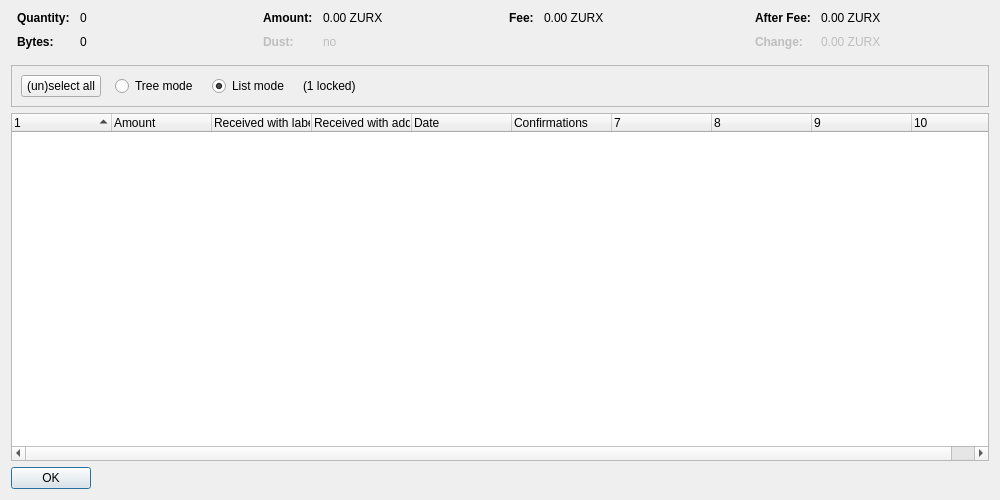
<?xml version="1.0" encoding="UTF-8"?>
<ui version="4.0">
 <class>CoinControlDialog</class>
 <widget class="QDialog" name="CoinControlDialog">
  <property name="geometry">
   <rect>
    <x>0</x>
    <y>0</y>
    <width>1000</width>
    <height>500</height>
   </rect>
  </property>
  <property name="windowTitle">
   <string>Coin Selection</string>
  </property>
  <layout class="QVBoxLayout" name="verticalLayout">
   <item>
    <layout class="QHBoxLayout" name="horizontalLayoutTop" stretch="0,0,0,0">
     <property name="topMargin">
      <number>0</number>
     </property>
     <property name="bottomMargin">
      <number>10</number>
     </property>
     <item>
      <layout class="QFormLayout" name="formLayoutCoinControl1">
       <property name="horizontalSpacing">
        <number>10</number>
       </property>
       <property name="verticalSpacing">
        <number>10</number>
       </property>
       <property name="leftMargin">
        <number>6</number>
       </property>
       <property name="rightMargin">
        <number>6</number>
       </property>
       <item row="0" column="0">
        <widget class="QLabel" name="labelCoinControlQuantityText">
         <property name="font">
          <font>
           <weight>75</weight>
           <bold>true</bold>
          </font>
         </property>
         <property name="text">
          <string>Quantity:</string>
         </property>
        </widget>
       </item>
       <item row="0" column="1">
        <widget class="QLabel" name="labelCoinControlQuantity">
         <property name="cursor">
          <cursorShape>IBeamCursor</cursorShape>
         </property>
         <property name="contextMenuPolicy">
          <enum>Qt::ActionsContextMenu</enum>
         </property>
         <property name="text">
          <string notr="true">0</string>
         </property>
         <property name="textInteractionFlags">
          <set>Qt::LinksAccessibleByMouse|Qt::TextSelectableByKeyboard|Qt::TextSelectableByMouse</set>
         </property>
        </widget>
       </item>
       <item row="1" column="0">
        <widget class="QLabel" name="labelCoinControlBytesText">
         <property name="font">
          <font>
           <weight>75</weight>
           <bold>true</bold>
          </font>
         </property>
         <property name="text">
          <string>Bytes:</string>
         </property>
        </widget>
       </item>
       <item row="1" column="1">
        <widget class="QLabel" name="labelCoinControlBytes">
         <property name="cursor">
          <cursorShape>IBeamCursor</cursorShape>
         </property>
         <property name="contextMenuPolicy">
          <enum>Qt::ActionsContextMenu</enum>
         </property>
         <property name="text">
          <string notr="true">0</string>
         </property>
         <property name="textInteractionFlags">
          <set>Qt::LinksAccessibleByMouse|Qt::TextSelectableByKeyboard|Qt::TextSelectableByMouse</set>
         </property>
        </widget>
       </item>
      </layout>
     </item>
     <item>
      <layout class="QFormLayout" name="formLayoutCoinControl2">
       <property name="horizontalSpacing">
        <number>10</number>
       </property>
       <property name="verticalSpacing">
        <number>10</number>
       </property>
       <property name="leftMargin">
        <number>6</number>
       </property>
       <property name="rightMargin">
        <number>6</number>
       </property>
       <item row="0" column="0">
        <widget class="QLabel" name="labelCoinControlAmountText">
         <property name="font">
          <font>
           <weight>75</weight>
           <bold>true</bold>
          </font>
         </property>
         <property name="text">
          <string>Amount:</string>
         </property>
        </widget>
       </item>
       <item row="0" column="1">
        <widget class="QLabel" name="labelCoinControlAmount">
         <property name="cursor">
          <cursorShape>IBeamCursor</cursorShape>
         </property>
         <property name="contextMenuPolicy">
          <enum>Qt::ActionsContextMenu</enum>
         </property>
         <property name="text">
          <string notr="true">0.00 ZURX</string>
         </property>
         <property name="textInteractionFlags">
          <set>Qt::LinksAccessibleByMouse|Qt::TextSelectableByKeyboard|Qt::TextSelectableByMouse</set>
         </property>
        </widget>
       </item>
       <item row="1" column="0">
        <widget class="QLabel" name="labelCoinControlLowOutputText">
         <property name="enabled">
          <bool>false</bool>
         </property>
         <property name="font">
          <font>
           <weight>75</weight>
           <bold>true</bold>
          </font>
         </property>
         <property name="text">
          <string>Dust:</string>
         </property>
        </widget>
       </item>
       <item row="1" column="1">
        <widget class="QLabel" name="labelCoinControlLowOutput">
         <property name="enabled">
          <bool>false</bool>
         </property>
         <property name="cursor">
          <cursorShape>IBeamCursor</cursorShape>
         </property>
         <property name="contextMenuPolicy">
          <enum>Qt::ActionsContextMenu</enum>
         </property>
         <property name="text">
          <string notr="true">no</string>
         </property>
         <property name="textInteractionFlags">
          <set>Qt::LinksAccessibleByMouse|Qt::TextSelectableByKeyboard|Qt::TextSelectableByMouse</set>
         </property>
        </widget>
       </item>
      </layout>
     </item>
     <item>
      <layout class="QFormLayout" name="formLayoutCoinControl3">
       <property name="horizontalSpacing">
        <number>10</number>
       </property>
       <property name="verticalSpacing">
        <number>10</number>
       </property>
       <property name="leftMargin">
        <number>6</number>
       </property>
       <property name="rightMargin">
        <number>6</number>
       </property>
       <item row="0" column="0">
        <widget class="QLabel" name="labelCoinControlFeeText">
         <property name="font">
          <font>
           <weight>75</weight>
           <bold>true</bold>
          </font>
         </property>
         <property name="text">
          <string>Fee:</string>
         </property>
        </widget>
       </item>
       <item row="0" column="1">
        <widget class="QLabel" name="labelCoinControlFee">
         <property name="cursor">
          <cursorShape>IBeamCursor</cursorShape>
         </property>
         <property name="contextMenuPolicy">
          <enum>Qt::ActionsContextMenu</enum>
         </property>
         <property name="text">
          <string notr="true">0.00 ZURX</string>
         </property>
         <property name="textInteractionFlags">
          <set>Qt::LinksAccessibleByMouse|Qt::TextSelectableByKeyboard|Qt::TextSelectableByMouse</set>
         </property>
        </widget>
       </item>
      </layout>
     </item>
     <item>
      <layout class="QFormLayout" name="formLayoutCoinControl4">
       <property name="horizontalSpacing">
        <number>10</number>
       </property>
       <property name="verticalSpacing">
        <number>10</number>
       </property>
       <property name="leftMargin">
        <number>6</number>
       </property>
       <property name="rightMargin">
        <number>6</number>
       </property>
       <item row="0" column="0">
        <widget class="QLabel" name="labelCoinControlAfterFeeText">
         <property name="font">
          <font>
           <weight>75</weight>
           <bold>true</bold>
          </font>
         </property>
         <property name="text">
          <string>After Fee:</string>
         </property>
        </widget>
       </item>
       <item row="0" column="1">
        <widget class="QLabel" name="labelCoinControlAfterFee">
         <property name="cursor">
          <cursorShape>IBeamCursor</cursorShape>
         </property>
         <property name="contextMenuPolicy">
          <enum>Qt::ActionsContextMenu</enum>
         </property>
         <property name="text">
          <string notr="true">0.00 ZURX</string>
         </property>
         <property name="textInteractionFlags">
          <set>Qt::LinksAccessibleByMouse|Qt::TextSelectableByKeyboard|Qt::TextSelectableByMouse</set>
         </property>
        </widget>
       </item>
       <item row="1" column="0">
        <widget class="QLabel" name="labelCoinControlChangeText">
         <property name="enabled">
          <bool>false</bool>
         </property>
         <property name="font">
          <font>
           <weight>75</weight>
           <bold>true</bold>
          </font>
         </property>
         <property name="text">
          <string>Change:</string>
         </property>
        </widget>
       </item>
       <item row="1" column="1">
        <widget class="QLabel" name="labelCoinControlChange">
         <property name="enabled">
          <bool>false</bool>
         </property>
         <property name="cursor">
          <cursorShape>IBeamCursor</cursorShape>
         </property>
         <property name="contextMenuPolicy">
          <enum>Qt::ActionsContextMenu</enum>
         </property>
         <property name="text">
          <string notr="true">0.00 ZURX</string>
         </property>
         <property name="textInteractionFlags">
          <set>Qt::LinksAccessibleByMouse|Qt::TextSelectableByKeyboard|Qt::TextSelectableByMouse</set>
         </property>
        </widget>
       </item>
      </layout>
     </item>
    </layout>
   </item>
   <item>
    <widget class="QFrame" name="frame">
     <property name="minimumSize">
      <size>
       <width>0</width>
       <height>40</height>
      </size>
     </property>
     <property name="frameShape">
      <enum>QFrame::StyledPanel</enum>
     </property>
     <property name="frameShadow">
      <enum>QFrame::Sunken</enum>
     </property>
     <layout class="QHBoxLayout" name="horizontalLayout">
      <item>
       <layout class="QHBoxLayout" name="horizontalLayoutPanel" stretch="0,0,0,0,0">
        <property name="spacing">
         <number>14</number>
        </property>
        <item>
         <widget class="QPushButton" name="pushButtonSelectAll">
          <property name="sizePolicy">
           <sizepolicy hsizetype="Maximum" vsizetype="Fixed">
            <horstretch>0</horstretch>
            <verstretch>0</verstretch>
           </sizepolicy>
          </property>
          <property name="text">
           <string>(un)select all</string>
          </property>
          <property name="autoDefault">
           <bool>false</bool>
          </property>
         </widget>
        </item>
        <item>
         <widget class="QRadioButton" name="radioTreeMode">
          <property name="sizePolicy">
           <sizepolicy hsizetype="Maximum" vsizetype="Fixed">
            <horstretch>0</horstretch>
            <verstretch>0</verstretch>
           </sizepolicy>
          </property>
          <property name="text">
           <string>Tree mode</string>
          </property>
         </widget>
        </item>
        <item>
         <widget class="QRadioButton" name="radioListMode">
          <property name="sizePolicy">
           <sizepolicy hsizetype="Maximum" vsizetype="Fixed">
            <horstretch>0</horstretch>
            <verstretch>0</verstretch>
           </sizepolicy>
          </property>
          <property name="text">
           <string>List mode</string>
          </property>
          <property name="checked">
           <bool>true</bool>
          </property>
         </widget>
        </item>
        <item>
         <widget class="QLabel" name="labelLocked">
          <property name="text">
           <string notr="true">(1 locked)</string>
          </property>
         </widget>
        </item>
        <item>
         <spacer name="horizontalSpacer">
          <property name="orientation">
           <enum>Qt::Horizontal</enum>
          </property>
          <property name="sizeHint" stdset="0">
           <size>
            <width>40</width>
            <height>20</height>
           </size>
          </property>
         </spacer>
        </item>
       </layout>
      </item>
     </layout>
    </widget>
   </item>
   <item>
    <widget class="CoinControlTreeWidget" name="treeWidget">
     <property name="contextMenuPolicy">
      <enum>Qt::CustomContextMenu</enum>
     </property>
     <property name="sortingEnabled">
      <bool>false</bool>
     </property>
     <property name="columnCount">
      <number>10</number>
     </property>
     <attribute name="headerShowSortIndicator" stdset="0">
      <bool>true</bool>
     </attribute>
     <attribute name="headerStretchLastSection">
      <bool>false</bool>
     </attribute>
     <column>
      <property name="text">
       <string/>
      </property>
     </column>
     <column>
      <property name="text">
       <string>Amount</string>
      </property>
     </column>
     <column>
      <property name="text">
       <string>Received with label</string>
      </property>
     </column>
     <column>
      <property name="text">
       <string>Received with address</string>
      </property>
     </column>
     <column>
      <property name="text">
       <string>Date</string>
      </property>
     </column>
     <column>
      <property name="text">
       <string>Confirmations</string>
      </property>
      <property name="toolTip">
       <string>Confirmed</string>
      </property>
     </column>
     <column>
      <property name="text">
       <string/>
      </property>
     </column>
     <column>
      <property name="text">
       <string/>
      </property>
     </column>
     <column>
      <property name="text">
       <string/>
      </property>
     </column>
     <column>
      <property name="text">
       <string/>
      </property>
     </column>
    </widget>
   </item>
   <item>
    <widget class="QDialogButtonBox" name="buttonBox">
     <property name="sizePolicy">
      <sizepolicy hsizetype="Maximum" vsizetype="Fixed">
       <horstretch>0</horstretch>
       <verstretch>0</verstretch>
      </sizepolicy>
     </property>
     <property name="orientation">
      <enum>Qt::Horizontal</enum>
     </property>
     <property name="standardButtons">
      <set>QDialogButtonBox::Ok</set>
     </property>
    </widget>
   </item>
  </layout>
 </widget>
 <customwidgets>
  <customwidget>
   <class>CoinControlTreeWidget</class>
   <extends>QTreeWidget</extends>
   <header>coincontroltreewidget.h</header>
  </customwidget>
 </customwidgets>
 <resources/>
 <connections/>
</ui>
